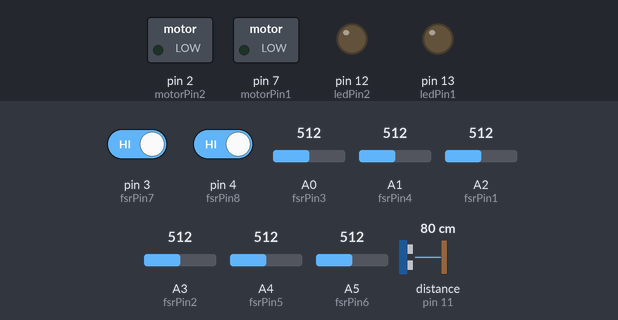
Recording of a sketch running on a simulated Arduino Uno, built with avr-gcc and run on an emulated ATmega328P. On the bench: switched loads named in the sketch (green lamp = pin HIGH), output pins drawn as LEDs (lit = HIGH). Wiring (inferred from the names in the program): ultrasonic range finder: trigger pin 10; echo pin 11. Inputs (shaded band) come from the test bench; at power-on: pin 3 (fsrPin7) HIGH, pin 4 (fsrPin8) HIGH, A0 (fsrPin3) = 512, A1 (fsrPin4) = 512, A2 (fsrPin1) = 512, A3 (fsrPin2) = 512, A4 (fsrPin5) = 512, A5 (fsrPin6) = 512, distance to the obstacle (sensor on pin 11) 80 cm. The echo pulse lasts 58.3 µs per cm; pins used as bus, display or sensor lines are not drawn.

Above: at 1.2 s.
1.3 s: pin 3 (fsrPin7) driven LOW and pin 4 (fsrPin8) driven LOW
At 2.4 s:
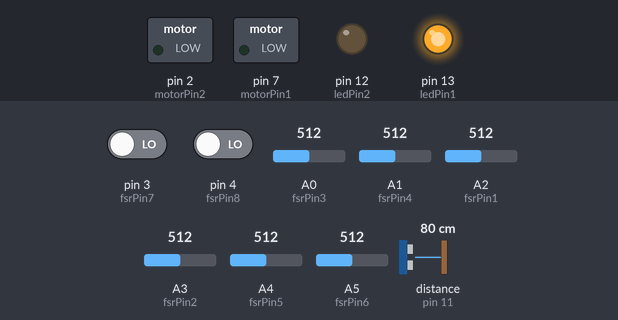
2.8 s: A0 (fsrPin3) set to 112
4.3 s: A0 (fsrPin3) set to 93
At 4.6 s:
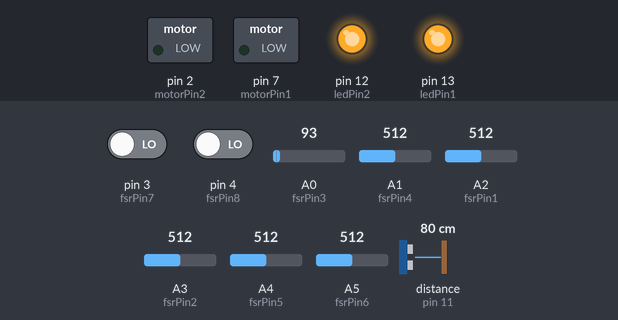
7.3 s: A0 (fsrPin3) set to 110
At 8.0 s:
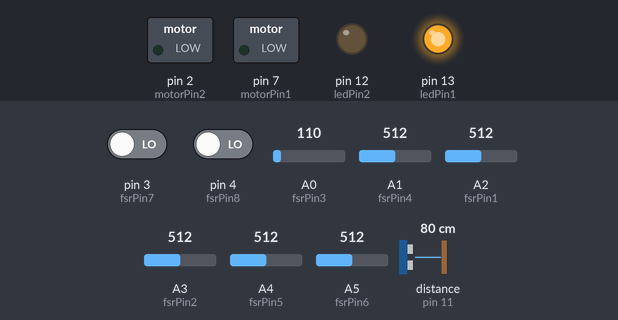
8.8 s: A0 (fsrPin3) set to 90
At 10.7 s:
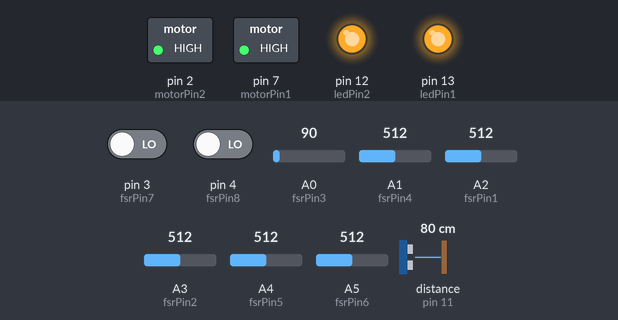
Timing chart, 0 to 12.8 s (numbered marks = the images above; inputs shaded):
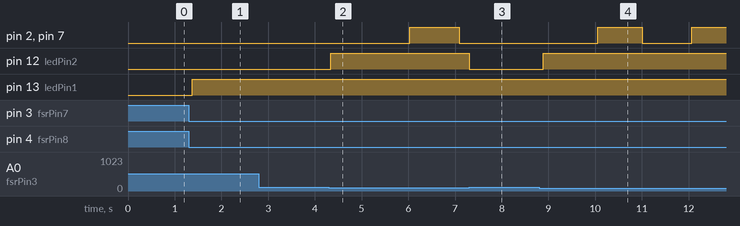

The sketch:

FINAL_SCRIPT.ino
```cpp
// C++ code

//backrest
const int fsrPin1 = A2;
const int fsrPin2 = A3;
const int fsrPin3 = A0;
const int fsrPin4 = A1;
const int fsrPin5 = A4;
const int fsrPin6 = A5;

//sitting
const int fsrPin7 = 3;
const int fsrPin8 = 4;

const int ledPin2 = 12;
const int ledPin1 = 13;

const int trigPin1 = 10;
const int echoPin1 = 11;

// Motor
const int motorPin1 = 7;
const int motorPin2 = 2;
unsigned long badPostureStartTime = 0;
bool isBadPosture = false;

const unsigned long delayDuration = 1000;  // 1 second in milliseconds

long duration1;
float distance1;

const int fsrThreshold = 100;  // Adjust this based on testing
const float distanceThreshold = 10.0; // in cm

void setup() {
  Serial.begin(9600);

  pinMode(fsrPin1, INPUT);
  pinMode(fsrPin2, INPUT);
  pinMode(fsrPin3, INPUT);
  pinMode(fsrPin4, INPUT);
  pinMode(fsrPin5, INPUT);
  pinMode(fsrPin6, INPUT);

  pinMode(fsrPin7, INPUT);
  pinMode(fsrPin8, INPUT);

  pinMode(ledPin1, OUTPUT);
  pinMode(ledPin2, OUTPUT);

  pinMode(trigPin1, OUTPUT);
  pinMode(echoPin1, INPUT);

  pinMode(motorPin1, OUTPUT);
  digitalWrite(motorPin1, LOW);

  pinMode(motorPin2, OUTPUT);
  digitalWrite(motorPin2, LOW);

}

void loop() {
  int fsrState1 = digitalRead(fsrPin7);
  int fsrState2 = digitalRead(fsrPin8);

  digitalWrite(trigPin1, LOW);
  delayMicroseconds(2);
  digitalWrite(trigPin1, HIGH);
  delayMicroseconds(10);
  digitalWrite(trigPin1, LOW);
  duration1 = pulseIn(echoPin1, HIGH);
  distance1 = duration1 * 0.034 / 2;

  if (fsrState1 == LOW && fsrState2 == LOW) {  // Sitting
    digitalWrite(ledPin1, HIGH);

    int fsrState3 = analogRead(fsrPin1);
    int fsrState4 = analogRead(fsrPin2);
    int fsrState5 = analogRead(fsrPin3);
    int fsrState6 = analogRead(fsrPin4);
    int fsrState7 = analogRead(fsrPin5);
    int fsrState8 = analogRead(fsrPin6);

    if (fsrState3 > fsrThreshold && fsrState4 > fsrThreshold && fsrState5 > fsrThreshold && fsrState6 > fsrThreshold && fsrState7 > fsrThreshold && fsrState8 > fsrThreshold) {
      digitalWrite(ledPin2, LOW);
      digitalWrite(motorPin1, LOW);
      digitalWrite(motorPin2, LOW);
      badPostureStartTime = 0;
      isBadPosture = false;
    }
    else if (fsrState3 < fsrThreshold && fsrState4 < fsrThreshold && fsrState5 > fsrThreshold && fsrState6 > fsrThreshold && fsrState7 > fsrThreshold && fsrState8 > fsrThreshold && distance1 < distanceThreshold) {
      digitalWrite(ledPin2, LOW);
      digitalWrite(motorPin1, LOW);
      digitalWrite(motorPin2, LOW);
      badPostureStartTime = 0;
      isBadPosture = false;
    }
    else {
      digitalWrite(ledPin2, HIGH);

      if (!isBadPosture) {
        badPostureStartTime = millis();
        isBadPosture = true;
      } else {
        if (millis() - badPostureStartTime >= delayDuration) {
          if ((millis() / 1000) % 2 == 0) {
            digitalWrite(motorPin1, HIGH);
            digitalWrite(motorPin2, HIGH);
          } else {
            digitalWrite(motorPin1, LOW);
            digitalWrite(motorPin2, LOW);
          }
        }
      }
    }
  }
  else {
    digitalWrite(ledPin1, LOW);
    digitalWrite(ledPin2, LOW);
    digitalWrite(motorPin1, LOW);
    digitalWrite(motorPin2, LOW);
    badPostureStartTime = 0;
    isBadPosture = false;
  }

  delay(100);  // Give sensors time to settle
}
```

Measured:
- the behaviour switches between 101 and 100 on A0 (fsrPin3) (found by bisection; images 1 and 2)
- after the input at 1.3 s, pin 13 (ledPin1): LOW → HIGH after 0.07 s
- after the input at 2.8 s, every drawn part: stays the same
- after the input at 4.3 s, pin 2 (motorPin2), pin 7 (motorPin1): LOW → HIGH after 1.7 s, → LOW 1.1 s later; pin 12 (ledPin2): LOW → HIGH at once
- after the input at 7.3 s, pin 2 (motorPin2), pin 7 (motorPin1): stays LOW (without the input it goes to HIGH after 0.74 s); pin 12 (ledPin2): HIGH → LOW at once
- after the input at 8.8 s, pin 2 (motorPin2), pin 7 (motorPin1): LOW → HIGH after 1.3 s, → LOW 0.95 s later, → HIGH 1.1 s later; pin 12 (ledPin2): LOW → HIGH after 0.09 s
